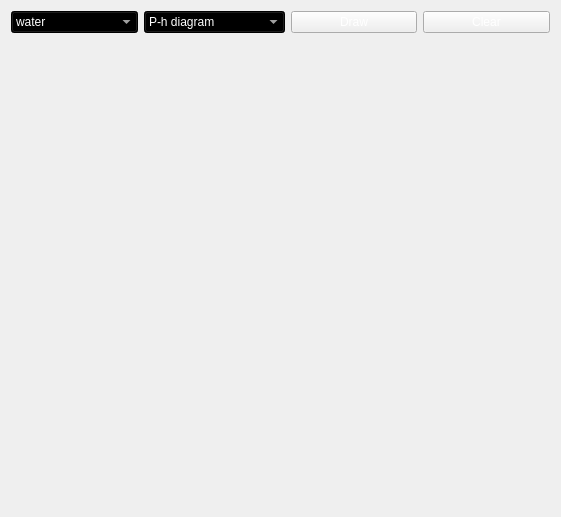
<?xml version="1.0" encoding="UTF-8"?>
<ui version="4.0">
 <class>Form</class>
 <widget class="QWidget" name="Form">
  <property name="geometry">
   <rect>
    <x>0</x>
    <y>0</y>
    <width>561</width>
    <height>517</height>
   </rect>
  </property>
  <property name="windowTitle">
   <string>Form</string>
  </property>
  <property name="styleSheet">
   <string notr="true">background-image: url(:/background/배경.png);</string>
  </property>
  <layout class="QGridLayout" name="gridLayout_2">
   <item row="0" column="0">
    <layout class="QGridLayout" name="gridLayout">
     <item row="0" column="0">
      <widget class="QComboBox" name="comboBox">
       <property name="styleSheet">
        <string notr="true">color: qlineargradient(spread:pad, x1:0, y1:1, x2:1, y2:0, stop:0 rgba(255, 255, 255, 255), stop:1 rgba(255, 255, 255, 255));
background-color: qlineargradient(spread:pad, x1:0, y1:0, x2:1, y2:0, stop:0 rgba(69, 83, 100, 255), stop:1 rgba(255, 255, 255, 255));
background-color: qlineargradient(spread:pad, x1:1, y1:0, x2:1, y2:0, stop:0 rgba(69, 83, 100, 255), stop:1 rgba(255, 255, 255, 255));
color: rgb(255, 255, 255);
background-image: url(:/background/버튼.png);
font: 10pt &quot;맑은 고딕&quot;;</string>
       </property>
       <item>
        <property name="text">
         <string>water</string>
        </property>
       </item>
       <item>
        <property name="text">
         <string>R12</string>
        </property>
       </item>
       <item>
        <property name="text">
         <string>R22</string>
        </property>
       </item>
       <item>
        <property name="text">
         <string>R134a</string>
        </property>
       </item>
       <item>
        <property name="text">
         <string>R410a</string>
        </property>
       </item>
      </widget>
     </item>
     <item row="0" column="1">
      <widget class="QComboBox" name="comboBox_2">
       <property name="styleSheet">
        <string notr="true">color: qlineargradient(spread:pad, x1:0, y1:1, x2:1, y2:0, stop:0 rgba(255, 255, 255, 255), stop:1 rgba(255, 255, 255, 255));
background-color: qlineargradient(spread:pad, x1:0, y1:0, x2:1, y2:0, stop:0 rgba(69, 83, 100, 255), stop:1 rgba(255, 255, 255, 255));
background-color: qlineargradient(spread:pad, x1:1, y1:0, x2:1, y2:0, stop:0 rgba(69, 83, 100, 255), stop:1 rgba(255, 255, 255, 255));
color: rgb(255, 255, 255);
background-image: url(:/background/버튼.png);
font: 10pt &quot;맑은 고딕&quot;;</string>
       </property>
       <item>
        <property name="text">
         <string>P-h diagram</string>
        </property>
       </item>
       <item>
        <property name="text">
         <string>T-s diagram</string>
        </property>
       </item>
       <item>
        <property name="text">
         <string>Psychrometric Chart</string>
        </property>
       </item>
      </widget>
     </item>
     <item row="0" column="2">
      <widget class="QPushButton" name="pushButton">
       <property name="styleSheet">
        <string notr="true">QPushButton {
color: qlineargradient(spread:pad, x1:0, y1:1, x2:1, y2:0, stop:0 rgba(255, 255, 255, 255), stop:1 rgba(255, 255, 255, 255));
background-image: url(:/background/버튼.png);
font: 10pt &quot;맑은 고딕&quot;;
}
QPushButton:hover{
border-image: url(:/background/버튼클릭.png);
}</string>
       </property>
       <property name="text">
        <string>Draw</string>
       </property>
      </widget>
     </item>
     <item row="0" column="3">
      <widget class="QPushButton" name="pushButton_2">
       <property name="styleSheet">
        <string notr="true">QPushButton {
color: qlineargradient(spread:pad, x1:0, y1:1, x2:1, y2:0, stop:0 rgba(255, 255, 255, 255), stop:1 rgba(255, 255, 255, 255));
background-image: url(:/background/버튼.png);
font: 10pt &quot;맑은 고딕&quot;;
}
QPushButton:hover{
border-image: url(:/background/버튼클릭.png);
}</string>
       </property>
       <property name="text">
        <string>Clear</string>
       </property>
      </widget>
     </item>
     <item row="1" column="0" colspan="4">
      <widget class="QLabel" name="label">
       <property name="text">
        <string/>
       </property>
      </widget>
     </item>
    </layout>
   </item>
  </layout>
 </widget>
 <resources>
  <include location="../resource/resources.qrc"/>
 </resources>
 <connections/>
</ui>
